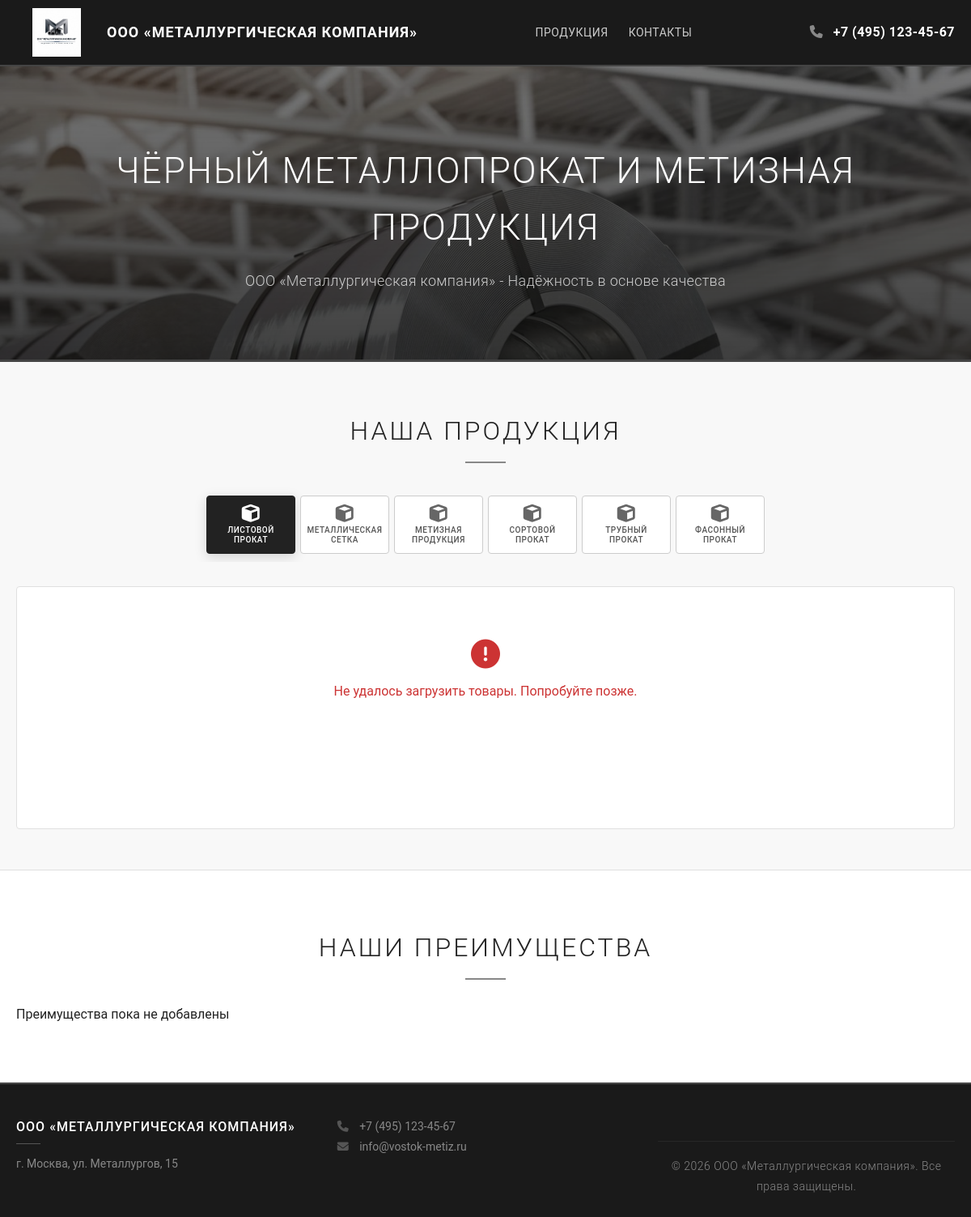
The page / on the database its author committed.
### products/models.py (models this page shows, shortened)
class SiteSetting(models.Model):
    key = models.CharField('Ключ', max_length=100, unique=True)
    value = models.TextField('Значение')
    description = models.CharField('Описание', max_length=200, blank=True)
    class Meta:
        verbose_name = 'Настройка'
        verbose_name_plural = 'Настройки сайта'

class Category(models.Model):
    name = models.CharField('Название', max_length=100)
    slug = models.SlugField('URL', max_length=100, unique=True)
    description = models.TextField('Описание', blank=True)
    image = models.ImageField('Изображение', upload_to='categories/', blank=True, null=True)
    sort_order = models.IntegerField('Порядок сортировки', default=0)
    is_active = models.BooleanField('Активно', default=True)
    created_at = models.DateTimeField('Создано', auto_now_add=True)
    updated_at = models.DateTimeField('Обновлено', auto_now=True)
    class Meta:
        ordering = ['sort_order', 'name']
        verbose_name = 'Категория'
        verbose_name_plural = 'Категории'

### products/views.py (the view)
# urls.py: path('', views.home, name='home'),
def home(request):
    categories = Category.objects.filter(is_active=True)
    advantages = Advantage.objects.filter(is_active=True)
    site_settings = get_site_settings()
    context = {
        'categories': categories,
        'advantages': advantages,
        'site_settings': site_settings,
    }
    return render(request, 'main/index.html', context)

### products/views.py (called while the page is built)
def get_site_settings():
    settings = {}
    try:
        for setting in SiteSetting.objects.all():
            settings[setting.key] = setting.value
    except:
        pass
    return settings

### templates/main/index.html (shortened to what this page needs)
{% extends 'base.html' %}
{% load static %}
{% block content %}
<section class="hero">
    <div class="container">
        <h1>{{ site_settings.site_title|default:"Чёрный металлопрокат и метизная продукция" }}</h1>
        <p>{{ site_settings.site_description|default:"ООО «Восток» — надёжный и проверенный поставщик на рынке РФ. Мы предоставляем широкий ассортимент товаров, соответствующих стандартам качества, и предлагаем выгодные условия для долгосрочного сотрудничества." }}</p>
    </div>
</section>
<section id="products" class="products-section">
    <div class="container">
        <h2 class="section-title">Наша продукция</h2>
        <div class="category-tabs">
            {% for category in categories %}
                <button class="category-btn {% if forloop.first %}active{% endif %}"
                        data-category-id="{{ category.id }}"
                        data-category-slug="{{ category.slug }}">
                    {% if category.image %}
                        <img src="{{ category.image.url }}" alt="{{ category.name }}" class="category-icon">
                    {% else %}
                        <i class="fas fa-cube"></i>
                    {% endif %}
                    <span>{{ category.name }}</span>
                </button>
            {% empty %}
                <p>Категории пока не добавлены</p>
            {% endfor %}
        </div>
        <div id="category-content" class="category-content">
        </div>
    </div>
</section>
<section id="advantages" class="advantages-section">
    <div class="container">
        <h2 class="section-title">Наши преимущества</h2>
        <div class="advantages-grid">
            {% for advantage in advantages %}
                <div class="advantage-item">
                    {% if advantage.icon %}
                        <img src="{{ advantage.icon.url }}" alt="{{ advantage.title }}" class="advantage-icon">
                    {% endif %}
                    <h3>{{ advantage.title }}</h3>
                    <p>{{ advantage.description }}</p>
                </div>
            {% empty %}
                <p>Преимущества пока не добавлены</p>
            {% endfor %}
        </div>
    </div>
</section>
{% endblock %}

### templates/base.html (shortened to what this page needs)
{% load static %}
<!DOCTYPE html>
<html lang="ru">
<head>
    <link rel="stylesheet" href="{% static 'css/style.css' %}">
    <link rel="stylesheet" href="https://cdnjs.cloudflare.com/ajax/libs/font-awesome/6.5.0/css/all.min.css">
</head>
<body>
    <header>
        <div class="container">
            <div class="logo">
                <img src="{% static 'images/logo.png' %}" style="height: 60px; width: auto; max-width: 300px;">
                <span>ООО «Металлургическая компания»</span>
            </div>
            <nav>
                <a href="{% url 'home' %}#products">Продукция</a>
                <a href="#contacts">Контакты</a>
            </nav>
            <div class="contacts-header">
                <a href="tel:{{ site_settings.phone }}" class="phone">
                    <i class="fas fa-phone"></i> {{ site_settings.phone|default:"+7 (123) 456-78-90" }}
                </a>
            </div>
        </div>
    </header>
    <main>
        {% block content %}{% endblock %}
    </main>
    <footer id="contacts">
        <div class="container">
            <div class="footer-grid">
                <div class="footer-info">
                    <h3>ООО «Металлургическая компания»</h3>
                    <p>{{ site_settings.address|default:"г. Москва, ул. Металлургов, д. 1" }}</p>
                </div>
                <div class="footer-contacts">
                    <p><i class="fas fa-phone"></i> {{ site_settings.phone|default:"+7 (123) 456-78-90" }}</p>
                    <p><i class="fas fa-envelope"></i> {{ site_settings.email|default:"info@vostok-metiz.ru" }}</p>
                </div>
                <div class="footer-copy">
                    <p>&copy; 2026 ООО «Металлургическая компания». Все права защищены.</p>
                </div>
            </div>
        </div>
    </footer>
</body>
</html>

### rows shown on the page
SiteSetting: phone "+7 (495) 123-45-67"
SiteSetting: site_title "ЧЁРНЫЙ МЕТАЛЛОПРОКАТ И МЕТИЗНАЯ ПРОДУКЦИЯ"
SiteSetting: site_description "ООО «Металлургическая компания» - Надёжность в основе качества"
Category: name "ЛИСТОВОЙ ПРОКАТ"
Category: name "МЕТАЛЛИЧЕСКАЯ СЕТКА"
Category: name "МЕТИЗНАЯ ПРОДУКЦИЯ"
Category: name "СОРТОВОЙ ПРОКАТ"
Category: name "ТРУБНЫЙ ПРОКАТ"
Category: name "ФАСОННЫЙ ПРОКАТ"
SiteSetting: address "г. Москва, ул. Металлургов, 15"
SiteSetting: email "info@vostok-metiz.ru"
